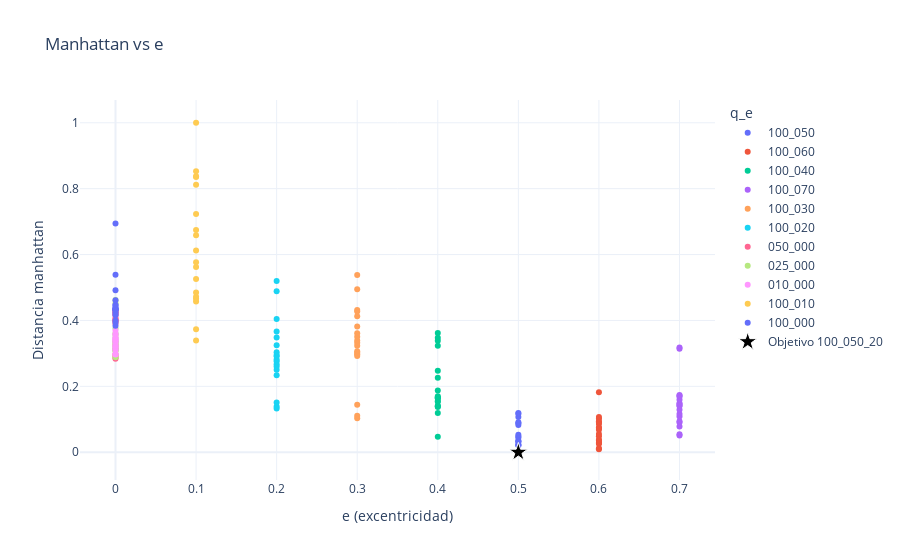

Here is the notebook cell this chart was saved with:
### Code cell
manual  = {}

plot_distance_vs_e_interactive(
    distances,
    distance="manhattan",
    manual_colors=manual,
    title="Manhattan vs e"
)

### Figure 1 — Plotly figure (JSON) as saved in the notebook; plotly's stock layout.template omitted (floating-point values rounded to 4 significant figures)
{"data": [{"customdata": [["100_050_09", 1, "100_050"], ["100_050_07", 1, "100_050"], ["100_050_16", 1, "100_050"], ["100_050_13", 1, "100_050"], ["100_050_10", 1, "100_050"], ["100_050_15", 1, "100_050"], ["100_050_18", 1, "100_050"], ["100_050_19", 1, "100_050"], ["100_050_05", 1, "100_050"], ["100_050_06", 1, "100_050"], ["100_050_12", 1, "100_050"], ["100_050_08", 1, "100_050"], ["100_050_04", 1, "100_050"], ["100_050_17", 1, "100_050"], ["100_050_11", 1, "100_050"], ["100_050_14", 1, "100_050"], ["100_050_03", 1, "100_050"]], "hovertemplate": "e (excentricidad)=%{x:.2f}<br>Distancia manhattan=%{y:.4f}<br>id=%{customdata[0]}<br>q_float=%{customdata[1]:.2f}<extra></extra>", "legendgroup": "100_050", "marker": {"color": "#636EFA", "symbol": "circle"}, "mode": "markers", "name": "100_050", "orientation": "v", "showlegend": true, "type": "scatter", "x": [0.5, 0.5, 0.5, 0.5, 0.5, 0.5, 0.5, 0.5, 0.5, 0.5, 0.5, 0.5, 0.5, 0.5, 0.5, 0.5, 0.5], "xaxis": "x", "y": [0.0, 0.002971, 0.02014, 0.02232, 0.02274, 0.03134, 0.03302, 0.03519, 0.04377, 0.0479, 0.05337, 0.08278, 0.08785, 0.09074, 0.1067, 0.1171, 0.1188], "yaxis": "y"}, {"customdata": [["100_060_09", 1, "100_060"], ["100_060_06", 1, "100_060"], ["100_060_20", 1, "100_060"], ["100_060_13", 1, "100_060"], ["100_060_17", 1, "100_060"], ["100_060_05", 1, "100_060"], ["100_060_12", 1, "100_060"], ["100_060_03", 1, "100_060"], ["100_060_16", 1, "100_060"], ["100_060_10", 1, "100_060"], ["100_060_14", 1, "100_060"], ["100_060_07", 1, "100_060"], ["100_060_15", 1, "100_060"], ["100_060_18", 1, "100_060"], ["100_060_19", 1, "100_060"], ["100_060_04", 1, "100_060"], ["100_060_11", 1, "100_060"], ["100_060_08", 1, "100_060"]], "hovertemplate": "e (excentricidad)=%{x:.2f}<br>Distancia manhattan=%{y:.4f}<br>id=%{customdata[0]}<br>q_float=%{customdata[1]:.2f}<extra></extra>", "legendgroup": "100_060", "marker": {"color": "#EF553B", "symbol": "circle"}, "mode": "markers", "name": "100_060", "orientation": "v", "showlegend": true, "type": "scatter", "x": [0.6, 0.6, 0.6, 0.6, 0.6, 0.6, 0.6, 0.6, 0.6, 0.6, 0.6, 0.6, 0.6, 0.6, 0.6, 0.6, 0.6, 0.6], "xaxis": "x", "y": [0.008822, 0.01236, 0.02546, 0.0284, 0.0292, 0.03566, 0.03798, 0.04832, 0.05555, 0.06798, 0.0744, 0.0744, 0.08593, 0.09001, 0.09382, 0.1021, 0.1072, 0.1821], "yaxis": "y"}, {"customdata": [["100_040_04", 1, "100_040"], ["100_040_20", 1, "100_040"], ["100_040_11", 1, "100_040"], ["100_040_18", 1, "100_040"], ["100_040_06", 1, "100_040"], ["100_040_19", 1, "100_040"], ["100_040_15", 1, "100_040"], ["100_040_10", 1, "100_040"], ["100_040_12", 1, "100_040"], ["100_040_16", 1, "100_040"], ["100_040_17", 1, "100_040"], ["100_040_14", 1, "100_040"], ["100_040_13", 1, "100_040"], ["100_040_05", 1, "100_040"], ["100_040_08", 1, "100_040"], ["100_040_03", 1, "100_040"], ["100_040_07", 1, "100_040"], ["100_040_09", 1, "100_040"]], "hovertemplate": "e (excentricidad)=%{x:.2f}<br>Distancia manhattan=%{y:.4f}<br>id=%{customdata[0]}<br>q_float=%{customdata[1]:.2f}<extra></extra>", "legendgroup": "100_040", "marker": {"color": "#00CC96", "symbol": "circle"}, "mode": "markers", "name": "100_040", "orientation": "v", "showlegend": true, "type": "scatter", "x": [0.4, 0.4, 0.4, 0.4, 0.4, 0.4, 0.4, 0.4, 0.4, 0.4, 0.4, 0.4, 0.4, 0.4, 0.4, 0.4, 0.4, 0.4], "xaxis": "x", "y": [0.04738, 0.1194, 0.137, 0.1397, 0.1411, 0.153, 0.1553, 0.1642, 0.1655, 0.1658, 0.1703, 0.1876, 0.2261, 0.2477, 0.3231, 0.3386, 0.3474, 0.3621], "yaxis": "y"}, {"customdata": [["100_070_18", 1, "100_070"], ["100_070_15", 1, "100_070"], ["100_070_04", 1, "100_070"], ["100_070_09", 1, "100_070"], ["100_070_17", 1, "100_070"], ["100_070_12", 1, "100_070"], ["100_070_08", 1, "100_070"], ["100_070_11", 1, "100_070"], ["100_070_16", 1, "100_070"], ["100_070_07", 1, "100_070"], ["100_070_06", 1, "100_070"], ["100_070_19", 1, "100_070"], ["100_070_05", 1, "100_070"], ["100_070_10", 1, "100_070"], ["100_070_13", 1, "100_070"], ["100_070_14", 1, "100_070"], ["100_070_03", 1, "100_070"], ["100_070_20", 1, "100_070"]], "hovertemplate": "e (excentricidad)=%{x:.2f}<br>Distancia manhattan=%{y:.4f}<br>id=%{customdata[0]}<br>q_float=%{customdata[1]:.2f}<extra></extra>", "legendgroup": "100_070", "marker": {"color": "#AB63FA", "symbol": "circle"}, "mode": "markers", "name": "100_070", "orientation": "v", "showlegend": true, "type": "scatter", "x": [0.7, 0.7, 0.7, 0.7, 0.7, 0.7, 0.7, 0.7, 0.7, 0.7, 0.7, 0.7, 0.7, 0.7, 0.7, 0.7, 0.7, 0.7], "xaxis": "x", "y": [0.051, 0.05462, 0.07827, 0.09044, 0.09423, 0.1082, 0.1162, 0.129, 0.1407, 0.1418, 0.1467, 0.1489, 0.1595, 0.1687, 0.1713, 0.174, 0.3142, 0.3177], "yaxis": "y"}, {"customdata": [["100_030_07", 1, "100_030"], ["100_030_17", 1, "100_030"], ["100_030_13", 1, "100_030"], ["100_030_20", 1, "100_030"], ["100_030_10", 1, "100_030"], ["100_030_04", 1, "100_030"], ["100_030_19", 1, "100_030"], ["100_030_15", 1, "100_030"], ["100_030_09", 1, "100_030"], ["100_030_18", 1, "100_030"], ["100_030_14", 1, "100_030"], ["100_030_03", 1, "100_030"], ["100_030_06", 1, "100_030"], ["100_030_11", 1, "100_030"], ["100_030_05", 1, "100_030"], ["100_030_08", 1, "100_030"], ["100_030_16", 1, "100_030"], ["100_030_12", 1, "100_030"]], "hovertemplate": "e (excentricidad)=%{x:.2f}<br>Distancia manhattan=%{y:.4f}<br>id=%{customdata[0]}<br>q_float=%{customdata[1]:.2f}<extra></extra>", "legendgroup": "100_030", "marker": {"color": "#FFA15A", "symbol": "circle"}, "mode": "markers", "name": "100_030", "orientation": "v", "showlegend": true, "type": "scatter", "x": [0.3, 0.3, 0.3, 0.3, 0.3, 0.3, 0.3, 0.3, 0.3, 0.3, 0.3, 0.3, 0.3, 0.3, 0.3, 0.3, 0.3, 0.3], "xaxis": "x", "y": [0.1031, 0.1111, 0.144, 0.2918, 0.2973, 0.3021, 0.3067, 0.3232, 0.3325, 0.3393, 0.3508, 0.361, 0.3814, 0.4131, 0.4272, 0.432, 0.4949, 0.5377], "yaxis": "y"}, {"customdata": [["100_020_10", 1, "100_020"], ["100_020_07", 1, "100_020"], ["100_020_05", 1, "100_020"], ["100_020_19", 1, "100_020"], ["100_020_11", 1, "100_020"], ["100_020_17", 1, "100_020"], ["100_020_15", 1, "100_020"], ["100_020_18", 1, "100_020"], ["100_020_08", 1, "100_020"], ["100_020_20", 1, "100_020"], ["100_020_16", 1, "100_020"], ["100_020_14", 1, "100_020"], ["100_020_13", 1, "100_020"], ["100_020_12", 1, "100_020"], ["100_020_09", 1, "100_020"], ["100_020_03", 1, "100_020"], ["100_020_06", 1, "100_020"], ["100_020_04", 1, "100_020"]], "hovertemplate": "e (excentricidad)=%{x:.2f}<br>Distancia manhattan=%{y:.4f}<br>id=%{customdata[0]}<br>q_float=%{customdata[1]:.2f}<extra></extra>", "legendgroup": "100_020", "marker": {"color": "#19D3F3", "symbol": "circle"}, "mode": "markers", "name": "100_020", "orientation": "v", "showlegend": true, "type": "scatter", "x": [0.2, 0.2, 0.2, 0.2, 0.2, 0.2, 0.2, 0.2, 0.2, 0.2, 0.2, 0.2, 0.2, 0.2, 0.2, 0.2, 0.2, 0.2], "xaxis": "x", "y": [0.1328, 0.139, 0.1507, 0.2339, 0.2501, 0.2602, 0.2672, 0.2762, 0.2816, 0.2917, 0.2951, 0.3035, 0.3249, 0.3482, 0.3665, 0.4041, 0.4883, 0.5198], "yaxis": "y"}, {"customdata": [["050_000_03", 0.5, "050_000"], ["050_000_15", 0.5, "050_000"], ["050_000_14", 0.5, "050_000"], ["050_000_06", 0.5, "050_000"], ["050_000_17", 0.5, "050_000"], ["050_000_07", 0.5, "050_000"], ["050_000_20", 0.5, "050_000"], ["050_000_13", 0.5, "050_000"], ["050_000_12", 0.5, "050_000"], ["050_000_11", 0.5, "050_000"], ["050_000_16", 0.5, "050_000"], ["050_000_10", 0.5, "050_000"], ["050_000_08", 0.5, "050_000"], ["050_000_18", 0.5, "050_000"], ["050_000_19", 0.5, "050_000"], ["050_000_09", 0.5, "050_000"], ["050_000_04", 0.5, "050_000"], ["050_000_05", 0.5, "050_000"]], "hovertemplate": "e (excentricidad)=%{x:.2f}<br>Distancia manhattan=%{y:.4f}<br>id=%{customdata[0]}<br>q_float=%{customdata[1]:.2f}<extra></extra>", "legendgroup": "050_000", "marker": {"color": "#FF6692", "symbol": "circle"}, "mode": "markers", "name": "050_000", "orientation": "v", "showlegend": true, "type": "scatter", "x": [0.0, 0.0, 0.0, 0.0, 0.0, 0.0, 0.0, 0.0, 0.0, 0.0, 0.0, 0.0, 0.0, 0.0, 0.0, 0.0, 0.0, 0.0], "xaxis": "x", "y": [0.2838, 0.2869, 0.2926, 0.2978, 0.3129, 0.3232, 0.3909, 0.3965, 0.4, 0.4008, 0.4042, 0.4071, 0.4166, 0.4187, 0.4245, 0.4252, 0.4302, 0.4321], "yaxis": "y"}, {"customdata": [["025_000_19", 0.25, "025_000"], ["025_000_17", 0.25, "025_000"], ["025_000_06", 0.25, "025_000"], ["025_000_03", 0.25, "025_000"], ["025_000_16", 0.25, "025_000"], ["025_000_10", 0.25, "025_000"], ["025_000_09", 0.25, "025_000"], ["025_000_07", 0.25, "025_000"], ["025_000_12", 0.25, "025_000"], ["025_000_08", 0.25, "025_000"], ["025_000_05", 0.25, "025_000"], ["025_000_18", 0.25, "025_000"], ["025_000_14", 0.25, "025_000"], ["025_000_20", 0.25, "025_000"], ["025_000_15", 0.25, "025_000"], ["025_000_04", 0.25, "025_000"], ["025_000_13", 0.25, "025_000"], ["025_000_11", 0.25, "025_000"]], "hovertemplate": "e (excentricidad)=%{x:.2f}<br>Distancia manhattan=%{y:.4f}<br>id=%{customdata[0]}<br>q_float=%{customdata[1]:.2f}<extra></extra>", "legendgroup": "025_000", "marker": {"color": "#B6E880", "symbol": "circle"}, "mode": "markers", "name": "025_000", "orientation": "v", "showlegend": true, "type": "scatter", "x": [0.0, 0.0, 0.0, 0.0, 0.0, 0.0, 0.0, 0.0, 0.0, 0.0, 0.0, 0.0, 0.0, 0.0, 0.0, 0.0, 0.0, 0.0], "xaxis": "x", "y": [0.2886, 0.3086, 0.3087, 0.3113, 0.3128, 0.316, 0.3206, 0.3248, 0.3289, 0.3328, 0.3354, 0.3375, 0.347, 0.3558, 0.36, 0.3754, 0.4523, 0.4619], "yaxis": "y"}, {"customdata": [["010_000_16", 0.1, "010_000"], ["010_000_18", 0.1, "010_000"], ["010_000_04", 0.1, "010_000"], ["010_000_17", 0.1, "010_000"], ["010_000_13", 0.1, "010_000"], ["010_000_15", 0.1, "010_000"], ["010_000_20", 0.1, "010_000"], ["010_000_11", 0.1, "010_000"], ["010_000_09", 0.1, "010_000"], ["010_000_19", 0.1, "010_000"], ["010_000_08", 0.1, "010_000"], ["010_000_14", 0.1, "010_000"], ["010_000_07", 0.1, "010_000"], ["010_000_12", 0.1, "010_000"], ["010_000_03", 0.1, "010_000"], ["010_000_10", 0.1, "010_000"], ["010_000_06", 0.1, "010_000"], ["010_000_05", 0.1, "010_000"]], "hovertemplate": "e (excentricidad)=%{x:.2f}<br>Distancia manhattan=%{y:.4f}<br>id=%{customdata[0]}<br>q_float=%{customdata[1]:.2f}<extra></extra>", "legendgroup": "010_000", "marker": {"color": "#FF97FF", "symbol": "circle"}, "mode": "markers", "name": "010_000", "orientation": "v", "showlegend": true, "type": "scatter", "x": [0.0, 0.0, 0.0, 0.0, 0.0, 0.0, 0.0, 0.0, 0.0, 0.0, 0.0, 0.0, 0.0, 0.0, 0.0, 0.0, 0.0, 0.0], "xaxis": "x", "y": [0.2967, 0.2982, 0.3101, 0.3115, 0.3167, 0.3207, 0.3229, 0.3244, 0.3328, 0.3357, 0.339, 0.3417, 0.3426, 0.3472, 0.3478, 0.3582, 0.3583, 0.369], "yaxis": "y"}, {"customdata": [["100_010_09", 1, "100_010"], ["100_010_18", 1, "100_010"], ["100_010_08", 1, "100_010"], ["100_010_11", 1, "100_010"], ["100_010_04", 1, "100_010"], ["100_010_06", 1, "100_010"], ["100_010_03", 1, "100_010"], ["100_010_10", 1, "100_010"], ["100_010_15", 1, "100_010"], ["100_010_20", 1, "100_010"], ["100_010_17", 1, "100_010"], ["100_010_13", 1, "100_010"], ["100_010_19", 1, "100_010"], ["100_010_14", 1, "100_010"], ["100_010_07", 1, "100_010"], ["100_010_12", 1, "100_010"], ["100_010_16", 1, "100_010"], ["100_010_05", 1, "100_010"]], "hovertemplate": "e (excentricidad)=%{x:.2f}<br>Distancia manhattan=%{y:.4f}<br>id=%{customdata[0]}<br>q_float=%{customdata[1]:.2f}<extra></extra>", "legendgroup": "100_010", "marker": {"color": "#FECB52", "symbol": "circle"}, "mode": "markers", "name": "100_010", "orientation": "v", "showlegend": true, "type": "scatter", "x": [0.1, 0.1, 0.1, 0.1, 0.1, 0.1, 0.1, 0.1, 0.1, 0.1, 0.1, 0.1, 0.1, 0.1, 0.1, 0.1, 0.1, 0.1], "xaxis": "x", "y": [0.3389, 0.3735, 0.4579, 0.466, 0.4715, 0.4845, 0.5257, 0.562, 0.5764, 0.6122, 0.6588, 0.6744, 0.723, 0.812, 0.8357, 0.8375, 0.853, 1.0], "yaxis": "y"}, {"customdata": [["100_000_19", 1, "100_000"], ["100_000_18", 1, "100_000"], ["100_000_20", 1, "100_000"], ["100_000_16", 1, "100_000"], ["100_000_11", 1, "100_000"], ["100_000_13", 1, "100_000"], ["100_000_14", 1, "100_000"], ["100_000_15", 1, "100_000"], ["100_000_17", 1, "100_000"], ["100_000_10", 1, "100_000"], ["100_000_09", 1, "100_000"], ["100_000_12", 1, "100_000"], ["100_000_08", 1, "100_000"], ["100_000_07", 1, "100_000"], ["100_000_06", 1, "100_000"], ["100_000_05", 1, "100_000"], ["100_000_04", 1, "100_000"], ["100_000_03", 1, "100_000"]], "hovertemplate": "e (excentricidad)=%{x:.2f}<br>Distancia manhattan=%{y:.4f}<br>id=%{customdata[0]}<br>q_float=%{customdata[1]:.2f}<extra></extra>", "legendgroup": "100_000", "marker": {"color": "#636EFA", "symbol": "circle"}, "mode": "markers", "name": "100_000", "orientation": "v", "showlegend": true, "type": "scatter", "x": [0.0, 0.0, 0.0, 0.0, 0.0, 0.0, 0.0, 0.0, 0.0, 0.0, 0.0, 0.0, 0.0, 0.0, 0.0, 0.0, 0.0, 0.0], "xaxis": "x", "y": [0.3837, 0.3934, 0.3999, 0.4157, 0.4211, 0.4271, 0.4329, 0.4332, 0.4333, 0.435, 0.4364, 0.4403, 0.4457, 0.4478, 0.4615, 0.4916, 0.5388, 0.694], "yaxis": "y"}, {"hovertemplate": "<b>Objetivo</b><br>id: 100_050_20<br>q: 1.00<br>e: 0.50<br>manhattan: 0", "marker": {"color": "black", "line": {"color": "white", "width": 1}, "size": 14, "symbol": "star"}, "mode": "markers", "name": "Objetivo 100_050_20", "showlegend": true, "type": "scatter", "x": [0.5], "y": [0]}], "layout": {"autosize": true, "legend": {"title": {"text": "q_e"}, "tracegroupgap": 0}, "title": {"text": "Manhattan vs e"}, "xaxis": {"anchor": "y", "autorange": true, "domain": [0, 1], "range": [-0.04291, 0.7429], "title": {"text": "e (excentricidad)"}, "type": "linear"}, "yaxis": {"anchor": "x", "autorange": true, "domain": [0, 1], "range": [-0.1187, 1.085], "title": {"text": "Distancia manhattan"}, "type": "linear"}}}
